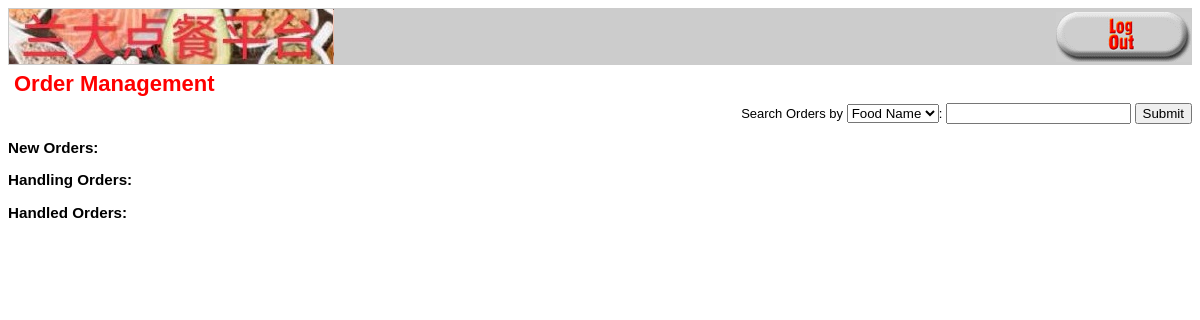
The page /show_order.php?catid=1 (signed in) on the database as committed earlier.
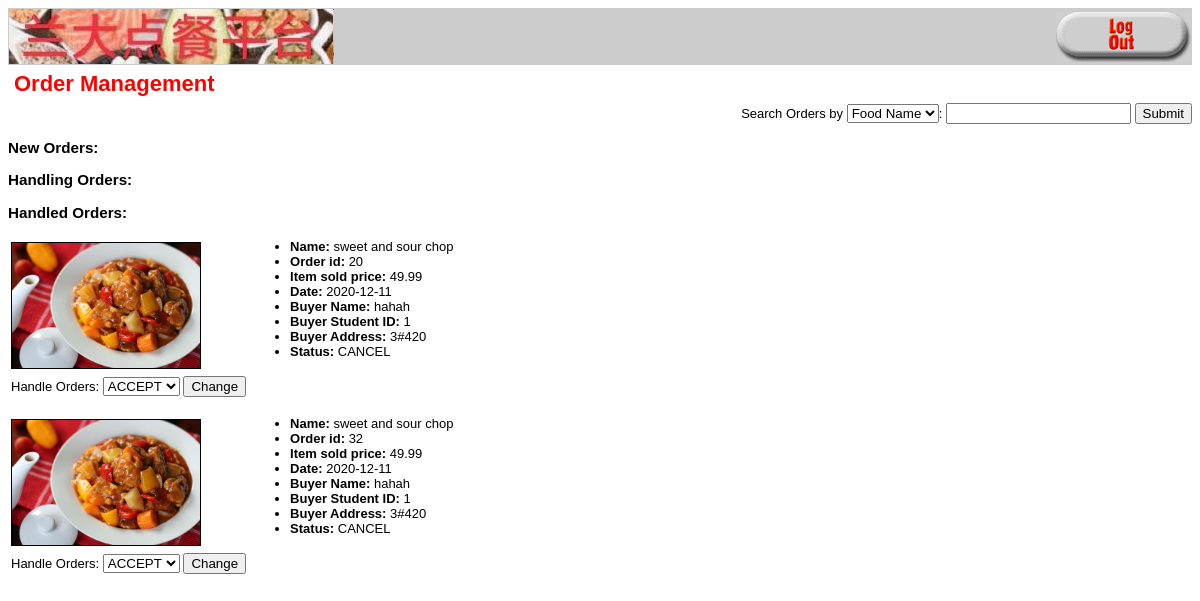
The same page on the database as committed later.
### tables this page shows
CREATE TABLE `order_items` (
  `orderid` int(10) UNSIGNED NOT NULL,
  `foodid` int(10) UNSIGNED NOT NULL,
  `item_price` float(4,2) NOT NULL,
  `quantity` tinyint(3) UNSIGNED NOT NULL,
  `item_status` varchar(10) NOT NULL
);

CREATE TABLE `foods` (
  `foodid` int(10) UNSIGNED NOT NULL,
  `title` char(100) DEFAULT NULL,
  `catid` int(10) UNSIGNED DEFAULT NULL,
  `price` float(4,2) NOT NULL,
  `stock` int(10) UNSIGNED DEFAULT NULL,
  `status` int(10) UNSIGNED DEFAULT NULL,
  `description` varchar(255) DEFAULT NULL,
  `rest` varchar(32) NOT NULL
);

CREATE TABLE `orders` (
  `orderid` int(10) UNSIGNED NOT NULL,
  `amount` float(6,2) DEFAULT NULL,
  `date` date NOT NULL,
  `order_status` char(10) DEFAULT NULL,
  `ship_name` char(60) NOT NULL,
  `ship_customerid` char(80) NOT NULL,
  `ship_dormitory` char(30) NOT NULL
);

### show_order.php (called while the page is built, shortened)
<?php
  $catid = $_GET['catid'];
  $order_array = get_order_details($catid);
  do_html_header("Order Management");
  display_orders($order_array);
  do_html_footer();

### order_fns.php (the view, shortened to what this page needs)
<?php
function get_order_details($catid){
  $conn = db_connect();
  $query = "select * from order_items,foods
             where foods.foodid=order_items.foodid and
            catid=" . $conn->real_escape_string($catid);
  $result = @$conn->query($query);
  $result = db_result_to_array($result);
  return $result;
}
function get_order_details_by_orderid($orderid){
  $conn = db_connect();
  $query = "select * from orders
             where orderid=" . $conn->real_escape_string($orderid);
  $result = @$conn->query($query);
  $result = $result->fetch_assoc();
  return $result;
}
function display_each_orders($food){
  echo "<table><tr>";
      if (@file_exists("images/{$food['foodid']}.jpg")) {
        $size = GetImageSize("images/{$food['foodid']}.jpg");
        if (($size[0] > 0) && ($size[1] > 0)) {
          echo "<td><img src=\"images/" . htmlspecialchars($food['foodid']) . ".jpg\"
              height=\"125px\" style=\"border: 1px solid black\"/></td>";
        }
      }
      $order_array = get_order_details_by_orderid($food['orderid']);
      echo "<td><ul>";
      echo "<li><strong>Name:</strong> ";
      echo htmlspecialchars($food['title']);
      echo "</li><li><strong>Order id:</strong> ";
      echo htmlspecialchars($food['orderid']);
      echo "</li><li><strong>Item sold price:</strong> ";
      echo htmlspecialchars($food['item_price']);
      echo "</li><li><strong>Date:</strong> ";
      echo htmlspecialchars($order_array['date']);
      echo "</li><li><strong>Buyer Name:</strong> ";
      echo htmlspecialchars($order_array['ship_name']);
      echo "</li><li><strong>Buyer Student ID:</strong> ";
      echo htmlspecialchars($order_array['ship_customerid']);
      echo "</li><li><strong>Buyer Address:</strong> ";
      echo htmlspecialchars($order_array['ship_dormitory']);
      echo "</li><li><strong>Status:</strong> ";
      echo htmlspecialchars($food['item_status']);
      echo "</li></ul></td></tr><td>";
      ?>
      <form align="right" method="post" action="show_order.php?catid=<?php echo $food['catid'];?>">
        Handle Orders:
        <select name="status">
            <option value ="ACCEPT" <?php if($food['item_status']=='ACCEPT') echo "hidden";?>>ACCEPT</option>
          </select>
          <input type="submit" value="Change">
        </form>
      </td></table>
    <?php
}
function display_orders($food_array)
{
  if (!is_array($food_array)) {
    echo "<p>No orders currently available in this merchant</p>";
  } else {
  ?>
    <form  align="right" method="get" action="show_order.php">
    Search Orders by
    <select name="way">
            <option value ="foodname">Food Name</option>
    </select>:
    <input type="text" name="key">
    <input type="submit">
    </form>
    <h3>New Orders:</h3>
    <table width="100%" border="0">
  <?php
    echo "<h3>Handling Orders:</h3>";
    echo "<h3>Handled Orders:</h3>";
    foreach ($food_array as $food) {
      if($food['item_status']=="DONE"||$food['item_status']=="CANCEL"){
        if(!empty($_GET['key'])){
          if($_GET['way']=="foodname"&&strstr($food['title'],$_GET['key'])||$_GET['way']=="orderid"&&strstr(strval($food['orderid']),$_GET['key']))
            display_each_orders($food);
        } else {
          display_each_orders($food);
        }
      }
    }
  }
}
      ?>

### output_fns.php (shortened to what this page needs)
<?php
function do_html_header($title = '')
{
?>
  <html>
  <head>
  </head>
  <body>
    <table width="100%" border="0" cellspacing="0" bgcolor="#cccccc">
      <tr>
        <td rowspan="2">
          <a href="index.php"><img src="images/LZU-food-ordering.jpg" alt="foodorama" border="0" align="left" valign="bottom" height="55" width="325" /></a>
        </td>
        <td align="right" valign="bottom">
        </td>
        <td align="right" rowspan="2" width="135">
          <?php
          if (isset($_SESSION['admin_user'])||isset($_SESSION['rest_user'])) {
            display_button('logout.php', 'log-out', 'Log Out');
          } else if (isset($_SESSION['cust_user'])) {
            display_button('logout_cust.php', 'log-out', 'Log Out');
            display_button('show_cart.php', 'view-cart', 'View Your Shopping Cart');
          } else {
            display_button('cust_signup_form.php', 'sign-up', 'Sign Up');
            display_button('cust_login.php', 'log-in', 'Log In');
          }
          ?>
      </tr>
      <tr>
        <td align="right" valign="top">
        </td>
      </tr>
    </table>
    <?php
    if ($title) {
      do_html_heading($title);
    }
  }
  function do_html_footer()
  {
    ?>
  </body>
  </html>
<?php
  }
  function do_html_heading($heading)
  {
?>
  <h2><?php echo htmlspecialchars($heading); ?></h2>
<?php
  }
?>
<?php
  function display_button($target, $image, $alt)
  {
    echo "<div align=\"right\"><a href=\"" . htmlspecialchars($target) . "\">
          <img src=\"images/" . htmlspecialchars($image) . ".gif\"
           alt=\"" . htmlspecialchars($alt) . "\" border=\"0\" height=\"50\"
           width=\"135\"/></a></div>";
  }
?>

### output_fns.php (style rules this page uses)
h2 { font-family: Arial, Helvetica, sans-serif; font-size: 22px; color: red; margin: 6px }
body { font-family: Arial, Helvetica, sans-serif; font-size: 13px }
li, td { font-family: Arial, Helvetica, sans-serif; font-size: 13px }
a { color: #000000 }

Rows that differ between the two databases and show on the page:
added order_items: foodid.title "sweet and sour chop", orderid "20", item_price "49.99", orderid.date "2020-12-11", orderid.ship_name "hahah", orderid.ship_customerid "1", orderid.ship_dormitory "3#420", item_status "CANCEL"
added order_items: foodid.title "sweet and sour chop", orderid "32", item_price "49.99", orderid.date "2020-12-11", orderid.ship_name "hahah", orderid.ship_customerid "1", orderid.ship_dormitory "3#420", item_status "CANCEL"
